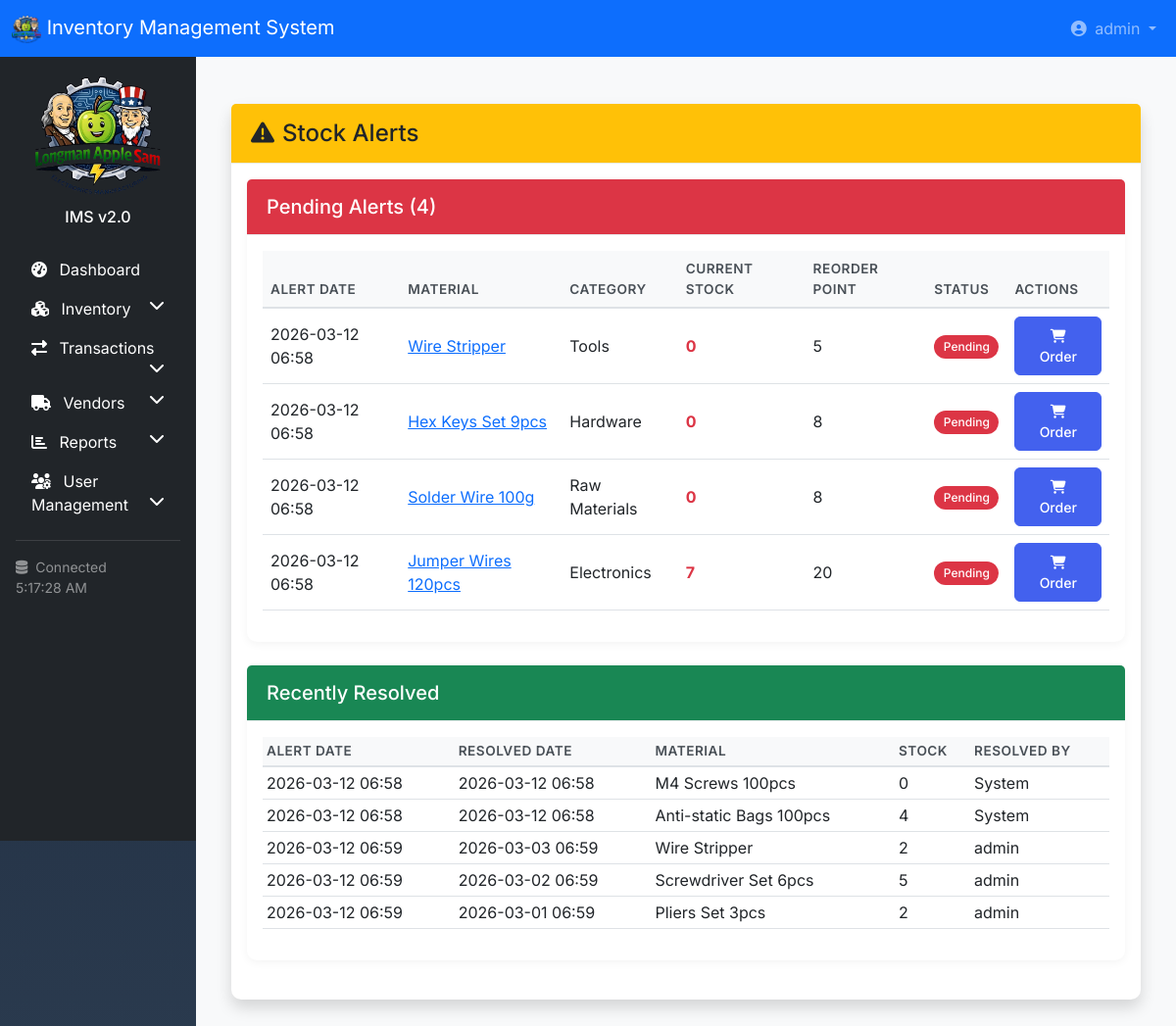
The app's page /inventory/alerts/ (signed in) with its own data.
### transactions/models.py (models this page shows, shortened)
class StockAlert(models.Model):
    ALERT_STATUS = [
        ('pending', 'Pending'),
        ('acknowledged', 'Acknowledged'),
        ('resolved', 'Resolved'),
        ('ignored', 'Ignored'),
    ]
    material = models.ForeignKey('inventory.Material', on_delete=models.CASCADE, related_name='alerts')
    current_stock = models.IntegerField()
    reorder_point = models.IntegerField()
    alert_date = models.DateTimeField(auto_now_add=True)
    status = models.CharField(max_length=20, choices=ALERT_STATUS, default='pending')
    resolved_date = models.DateTimeField(null=True, blank=True)
    resolved_by = models.ForeignKey('auth.User', on_delete=models.SET_NULL, null=True, blank=True)
    notes = models.TextField(blank=True)
    class Meta:
        ordering = ['-alert_date']

### inventory/models.py (models this page shows, shortened)
class Material(models.Model):
    STATUS_CHOICES = [
        ('active', 'Active'),
        ('inactive', 'Inactive'),
        ('discontinued', 'Discontinued'),
    ]
    ALERT_STATUS_CHOICES = [
        ('normal', 'Normal'),
        ('low', 'Low'),
        ('excess', 'Excess'),
    ]
    material_code = models.CharField(max_length=50, unique=True)
    name = models.CharField(max_length=200)
    category = models.ForeignKey(Category, on_delete=models.PROTECT, related_name='materials')
    description = models.TextField(blank=True)
    unit = models.CharField(max_length=20, help_text="e.g., pcs, kg, meters")
    specification = models.CharField(max_length=200, blank=True)
    current_stock = models.IntegerField(default=0, validators=[MinValueValidator(0)])
    minimum_stock = models.IntegerField(default=10)
    maximum_stock = models.IntegerField(default=1000)
    reorder_point = models.IntegerField(default=20)
    location = models.CharField(max_length=100, blank=True)
    unit_cost = models.DecimalField(max_digits=10, decimal_places=2, default=0)
    status = models.CharField(max_length=20, choices=STATUS_CHOICES, default='active')
    image = models.ImageField(upload_to='materials/', blank=True, null=True)
    created_at = models.DateTimeField(auto_now_add=True)
    updated_at = models.DateTimeField(auto_now=True)
    created_by = models.ForeignKey('auth.User', on_delete=models.SET_NULL, null=True)
    alert_status_override = models.CharField(
        max_length=20,
        choices=ALERT_STATUS_CHOICES,
        blank=True,
        null=True,
        help_text="Manually override the calculated alert status"
    )
    class Meta:
        ordering = ['material_code']

class Category(models.Model):
    name = models.CharField(max_length=100, unique=True)
    description = models.TextField(blank=True)
    created_at = models.DateTimeField(auto_now_add=True)
    updated_at = models.DateTimeField(auto_now=True)
    class Meta:
        verbose_name_plural = "Categories"
        ordering = ['name']

### inventory/views.py (the view, shortened to what this page needs)
# urls.py: path('alerts/', views.stock_alerts, name='stock_alerts'),
@login_required
def stock_alerts(request):
    pending_alerts = StockAlert.objects.select_related('material__category').filter(
        status='pending'
    ).order_by('-alert_date')
    resolved_alerts = StockAlert.objects.select_related('material', 'resolved_by').filter(
        status='resolved'
    ).order_by('-resolved_date')[:50]
    acknowledged_alerts = StockAlert.objects.select_related('material', 'resolved_by').filter(
        status='acknowledged'
    ).order_by('-resolved_date')[:50]
    total_alerts = StockAlert.objects.count()
    pending_count = pending_alerts.count()
    resolved_count = StockAlert.objects.filter(status='resolved').count()
    acknowledged_count = StockAlert.objects.filter(status='acknowledged').count()
    context = {
        'pending_alerts': pending_alerts,
        'resolved_alerts': resolved_alerts,
        'acknowledged_alerts': acknowledged_alerts,
        'total_alerts': total_alerts,
        'pending_count': pending_count,
        'resolved_count': resolved_count,
        'acknowledged_count': acknowledged_count,
        'now': timezone.now(),
    }
    return render(request, 'inventory/stock_alerts.html', context)

### inventory/templates/inventory/stock_alerts.html (shortened to what this page needs)
{% extends 'base.html' %}
{% load static %}
{% block content %}
<div class="container-fluid py-4">
    <div class="row">
        <div class="col-12">
            <div class="card shadow mb-4">
                <div class="card-header bg-warning text-dark">
                    <h4 class="mb-0"><i class="fas fa-exclamation-triangle me-2"></i>Stock Alerts</h4>
                </div>
                <div class="card-body">
                    <div class="card mb-4">
                        <div class="card-header bg-danger text-white">
                            <h5 class="mb-0">Pending Alerts ({{ pending_alerts|length }})</h5>
                        </div>
                        <div class="card-body">
                            {% if pending_alerts %}
                            <div class="table-responsive">
                                <table class="table table-hover">
                                    <thead>
                                        <tr>
                                            <th>Alert Date</th>
                                            <th>Material</th>
                                            <th>Category</th>
                                            <th>Current Stock</th>
                                            <th>Reorder Point</th>
                                            <th>Status</th>
                                            <th>Actions</th>
                                        </tr>
                                    </thead>
                                    <tbody>
                                        {% for alert in pending_alerts %}
                                        <tr>
                                            <td>{{ alert.alert_date|date:"Y-m-d H:i" }}</td>
                                            <td>
                                                <a href="{% url 'inventory:material_detail' alert.material.id %}">
                                                    {{ alert.material.name }}
                                                </a>
                                            </td>
                                            <td>{{ alert.material.category.name }}</td>
                                            <td class="text-danger fw-bold">{{ alert.current_stock }}</td>
                                            <td>{{ alert.reorder_point }}</td>
                                            <td><span class="badge bg-danger">Pending</span></td>
                                            <td>
                                                <a href="{% url 'vendors:purchase_order_create' %}?material={{ alert.material.id }}"
                                                   class="btn btn-sm btn-primary">
                                                    <i class="fas fa-shopping-cart"></i> Order
                                                </a>
                                            </td>
                                        </tr>
                                        {% endfor %}
                                    </tbody>
                                </table>
                            </div>
                            {% else %}
                            <p class="text-muted text-center py-3">No pending alerts</p>
                            {% endif %}
                        </div>
                    </div>
                    {% if resolved_alerts %}
                    <div class="card">
                        <div class="card-header bg-success text-white">
                            <h5 class="mb-0">Recently Resolved</h5>
                        </div>
                        <div class="card-body">
                            <div class="table-responsive">
                                <table class="table table-sm">
                                    <thead>
                                        <tr>
                                            <th>Alert Date</th>
                                            <th>Resolved Date</th>
                                            <th>Material</th>
                                            <th>Stock</th>
                                            <th>Resolved By</th>
                                        </tr>
                                    </thead>
                                    <tbody>
                                        {% for alert in resolved_alerts %}
                                        <tr>
                                            <td>{{ alert.alert_date|date:"Y-m-d H:i" }}</td>
                                            <td>{{ alert.resolved_date|date:"Y-m-d H:i" }}</td>
                                            <td>{{ alert.material.name }}</td>
                                            <td>{{ alert.current_stock }}</td>
                                            <td>{{ alert.resolved_by.username|default:"System" }}</td>
                                        </tr>
                                        {% endfor %}
                                    </tbody>
                                </table>
                            </div>
                        </div>
                    </div>
                    {% endif %}
                </div>
            </div>
        </div>
    </div>
</div>
{% endblock %}

### templates/navbar.html (shortened to what this page needs)
<nav class="navbar navbar-expand-lg navbar-dark bg-primary">
    <div class="container-fluid">
        <a class="navbar-brand" href="{% url 'accounts:dashboard' %}">
            {% load static %}
            <img src="{% static 'img/company_logo.png' %}" class="opacity-20" alt="My logo" width="30" height="30">
            <span class="d-none d-sm-inline">Inventory Management System</span>
        </a>
        <div class="collapse navbar-collapse" id="navbarMain">
            <ul class="navbar-nav ms-auto">
                <li class="nav-item dropdown">
                    <a class="nav-link dropdown-toggle" href="#" id="userDropdown" role="button" data-bs-toggle="dropdown">
                        <i class="fas fa-user-circle me-1"></i>
                        <span class="d-none d-lg-inline">{{ user.get_full_name|default:user.username }}</span>
                    </a>
                </li>
            </ul>
        </div>
    </div>
</nav>

### static/css/custom.css (style rules this page uses)
:root { --primary-color: #4361ee; --success-color: #06d6a0; --warning-color: #ffb703; --danger-color: #e63946; --info-color: #4895ef; }
body { font-family: 'Inter', -apple-system, BlinkMacSystemFont, sans-serif; background-color: #f8f9fa; min-height: 100vh; }
.card { border: none; border-radius: 10px; box-shadow: 0 2px 10px rgba(0, 0, 0, 0.05); transition: transform 0.2s, box-shadow 0.2s; margin-bottom: 1.5rem; }
.card-header { background-color: white; border-bottom: 1px solid #e9ecef; padding: 1rem 1.25rem; font-weight: 600; }
.table th { background-color: #f8f9fa; color: #495057; font-weight: 600; font-size: 0.85rem; text-transform: uppercase; letter-spacing: 0.5px; border-bottom: 2px solid #dee2e6; }
.table td { vertical-align: middle; }
.btn { border-radius: 6px; font-weight: 500; padding: 0.5rem 1rem; }
.btn-primary { background-color: var(--primary-color); border-color: var(--primary-color); }
.badge { padding: 0.4rem 0.6rem; font-weight: 500; border-radius: 30px; }

### records on screen
StockAlert: alert_date "2026-03-12 06:58", material.name "Wire Stripper", material.category.name "Tools", current_stock "0", reorder_point "5"
StockAlert: alert_date "2026-03-12 06:58", material.name "Hex Keys Set 9pcs", material.category.name "Hardware", current_stock "0", reorder_point "8"
StockAlert: alert_date "2026-03-12 06:58", material.name "Solder Wire 100g", material.category.name "Raw Materials", current_stock "0", reorder_point "8"
StockAlert: alert_date "2026-03-12 06:58", material.name "Jumper Wires 120pcs", material.category.name "Electronics", current_stock "7", reorder_point "20"
StockAlert: alert_date "2026-03-12 06:58", resolved_date "2026-03-12 06:58", material.name "M4 Screws 100pcs", current_stock "0", resolved_by.username "System"
StockAlert: alert_date "2026-03-12 06:58", resolved_date "2026-03-12 06:58", material.name "Anti-static Bags 100pcs", current_stock "4", resolved_by.username "System"
StockAlert: alert_date "2026-03-12 06:59", resolved_date "2026-03-03 06:59", material.name "Wire Stripper", current_stock "2", resolved_by.username "admin"
StockAlert: alert_date "2026-03-12 06:59", resolved_date "2026-03-02 06:59", material.name "Screwdriver Set 6pcs", current_stock "5", resolved_by.username "admin"
StockAlert: alert_date "2026-03-12 06:59", resolved_date "2026-03-01 06:59", material.name "Pliers Set 3pcs", current_stock "2", resolved_by.username "admin"

### other values on screen
{{ user.get_full_name|default:user.username }} "admin"
{{ pending_alerts|length }} "4"
